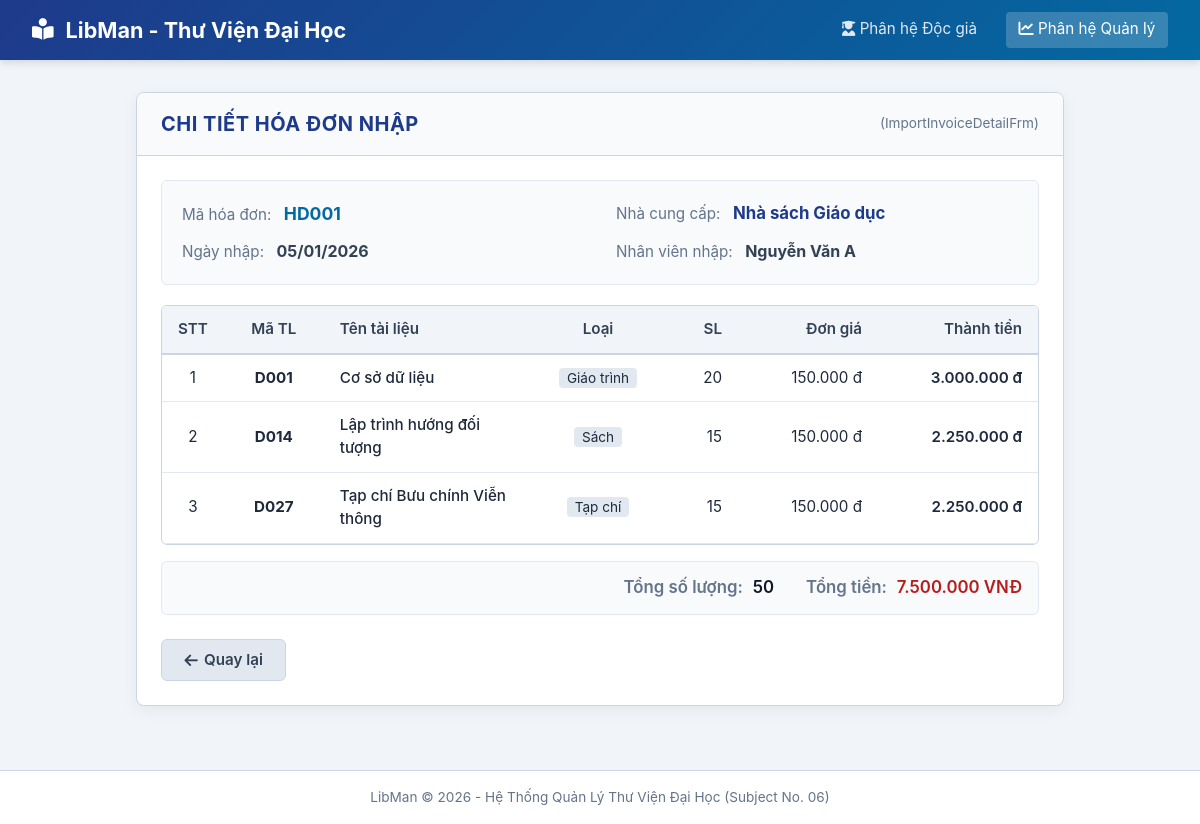
/manager/stats/invoices/1, run on the app's committed database.
### tables this page shows
CREATE TABLE tblImportInvoice (
        ID INTEGER PRIMARY KEY AUTOINCREMENT,
        code TEXT UNIQUE NOT NULL,
        date TEXT NOT NULL,
        tblStaffID INTEGER NOT NULL,
        tblSupplierID INTEGER NOT NULL,
        FOREIGN KEY (tblStaffID) REFERENCES tblStaff(ID),
        FOREIGN KEY (tblSupplierID) REFERENCES tblSupplier(ID)
    );

CREATE TABLE tblSupplier (
        ID INTEGER PRIMARY KEY AUTOINCREMENT,
        code TEXT UNIQUE NOT NULL,
        name TEXT NOT NULL,
        address TEXT,
        phone TEXT,
        email TEXT
    );

CREATE TABLE tblUser (
        ID INTEGER PRIMARY KEY AUTOINCREMENT,
        username TEXT UNIQUE NOT NULL,
        password TEXT NOT NULL,
        fullname TEXT NOT NULL,
        role TEXT NOT NULL
    );

CREATE TABLE tblImportDetail (
        ID INTEGER PRIMARY KEY AUTOINCREMENT,
        quantity INTEGER NOT NULL,
        unitPrice REAL NOT NULL,
        tblImportInvoiceID INTEGER NOT NULL,
        tblDocumentID INTEGER NOT NULL,
        FOREIGN KEY (tblImportInvoiceID) REFERENCES tblImportInvoice(ID),
        FOREIGN KEY (tblDocumentID) REFERENCES tblDocument(ID)
    );

CREATE TABLE tblDocument (
        ID INTEGER PRIMARY KEY AUTOINCREMENT,
        code TEXT UNIQUE NOT NULL,
        name TEXT NOT NULL,
        author TEXT,
        publishYear INTEGER,
        publisher TEXT,
        type TEXT,
        position TEXT
    );

### app.py (the view)
@app.route('/manager/stats/invoices/<int:invoice_id>')
def invoice_detail(invoice_id):
    supplier_id = request.args.get('supplier_id')
    start_date = request.args.get('start_date', '2026-01-01')
    end_date = request.args.get('end_date', '2026-06-30')
    invoice = ImportInvoiceDAO.getInvoiceByID(invoice_id)
    if not invoice:
        flash("Không tìm thấy thông tin hóa đơn!", "danger")
        return redirect(url_for('supplier_stat', start_date=start_date, end_date=end_date))
    invoice.importDate = format_date_display(invoice.importDate)
    details = ImportedDocumentDAO.getByInvoice(invoice_id)
    return render_template('manager/invoice_detail.html',
                           invoice=invoice,
                           details=details,
                           supplier_id=supplier_id,
                           start_date=start_date,
                           end_date=end_date,
                           active_module="manager")

### app.py (called while the page is built)
def format_date_display(date_str):
    if not date_str:
        return ""
    try:
        parts = date_str.split('-')
        if len(parts) == 3:
            return f"{parts[2]}/{parts[1]}/{parts[0]}"
    except Exception:
        pass
    return date_str

### database.py (called while the page is built)
def get_db_connection():
    conn = sqlite3.connect(DB_PATH)
    conn.row_factory = sqlite3.Row
    return conn

### templates/manager/invoice_detail.html (shortened to what this page needs)
{% extends "base.html" %}
{% block content %}
<div class="frm-box">
  <div class="frm-header">
    <h2 class="frm-title">CHI TIẾT HÓA ĐƠN NHẬP</h2>
    <span style="font-size: 0.85rem; color: #64748b;">(ImportInvoiceDetailFrm)</span>
  </div>
  <div class="frm-body">
    <div style="background-color: #f8fafc; border: 1px solid #e2e8f0; border-radius: 6px; padding: 1.25rem; margin-bottom: 1.25rem;">
      <div style="display: grid; grid-template-columns: 1fr 1fr; row-gap: 0.75rem; column-gap: 2rem;">
        <div>
          <span style="color: #64748b; font-size: 0.95rem;">Mã hóa đơn:</span>
          <strong style="color: #0369a1; font-size: 1.1rem; margin-left: 0.5rem;">{{ invoice.code }}</strong>
        </div>
        <div>
          <span style="color: #64748b; font-size: 0.95rem;">Nhà cung cấp:</span>
          <strong style="color: #1e3a8a; font-size: 1.05rem; margin-left: 0.5rem;">{{ invoice.supplierName }}</strong>
        </div>
        <div>
          <span style="color: #64748b; font-size: 0.95rem;">Ngày nhập:</span>
          <strong style="color: #334155; margin-left: 0.5rem;">{{ invoice.importDate }}</strong>
        </div>
        <div>
          <span style="color: #64748b; font-size: 0.95rem;">Nhân viên nhập:</span>
          <strong style="color: #334155; margin-left: 0.5rem;">{{ invoice.staffName }}</strong>
        </div>
      </div>
    </div>
    <div class="table-responsive">
      <table class="data-table" id="tblImportedDoc">
        <thead>
          <tr>
            <th class="text-center" style="width: 50px;">STT</th>
            <th class="text-center" style="width: 100px;">Mã TL</th>
            <th>Tên tài liệu</th>
            <th class="text-center" style="width: 120px;">Loại</th>
            <th class="text-right" style="width: 80px;">SL</th>
            <th class="text-right" style="width: 140px;">Đơn giá</th>
            <th class="text-right" style="width: 160px;">Thành tiền</th>
          </tr>
        </thead>
        <tbody>
          {% if details and details|length > 0 %}
            {% for doc in details %}
            <tr>
              <td class="text-center">{{ loop.index }}</td>
              <td class="text-center"><strong>{{ doc.docCode }}</strong></td>
              <td style="font-weight: 500;">{{ doc.docName }}</td>
              <td class="text-center">
                <span style="background: #e2e8f0; padding: 2px 8px; border-radius: 4px; font-size: 0.85rem;">{{ doc.docType }}</span>
              </td>
              <td class="text-right">{{ doc.quantity }}</td>
              <td class="text-right">{{ "{:,.0f}".format(doc.unitPrice).replace(',', '.') }} đ</td>
              <td class="text-right" style="font-weight: 600;">{{ "{:,.0f}".format(doc.amount).replace(',', '.') }} đ</td>
            </tr>
            {% endfor %}
          {% else %}
            <tr>
              <td colspan="7" class="text-center" style="padding: 2rem; color: #64748b;">
                Không có chi tiết tài liệu trong hóa đơn này.
              </td>
            </tr>
          {% endif %}
        </tbody>
      </table>
    </div>
    <div class="summary-bar">
      <div class="summary-item">
        <span class="label">Tổng số lượng:</span>
        <span class="value">{{ "{:,}".format(invoice.totalQuantity).replace(',', '.') }}</span>
      </div>
      <div class="summary-item">
        <span class="label">Tổng tiền:</span>
        <span class="value highlight">{{ "{:,.0f}".format(invoice.totalAmount).replace(',', '.') }} VNĐ</span>
      </div>
    </div>
    <div class="btn-group">
      <a href="{{ url_for('invoice_list', supplier_id=supplier_id, start_date=start_date, end_date=end_date) }}" class="btn btn-secondary" id="btnBack">
        <i class="fa-solid fa-arrow-left"></i> Quay lại
      </a>
    </div>
  </div>
</div>
{% endblock %}

### static/css/style.css (style rules this page uses)
:root { --primary-color: #1e3a8a; --primary-hover: #1d4ed8; --secondary-color: #0284c7; --bg-color: #f1f5f9; --card-bg: #ffffff; --text-color: #1e293b; --text-muted: #64748b; --border-color: #cbd5e1; --success-color: #10b981; --danger-color: #ef4444; --warning-color: #f59e0b; }
* { box-sizing: border-box; margin: 0; padding: 0; }
body { font-family: -apple-system, BlinkMacSystemFont, "Segoe UI", Roboto, Helvetica, Arial, sans-serif; background-color: var(--bg-color); color: var(--text-color); line-height: 1.5; min-height: 100vh; display: flex; flex-direction: column; }
.frm-box { background: var(--card-bg); border: 1px solid var(--border-color); border-radius: 8px; box-shadow: 0 4px 16px rgba(0,0,0,0.06); overflow: hidden; margin-bottom: 2rem; }
.frm-header { background: #f8fafc; border-bottom: 1px solid var(--border-color); padding: 1rem 1.5rem; display: flex; justify-content: space-between; align-items: center; }
.frm-title { font-size: 1.25rem; font-weight: 700; color: var(--primary-color); text-transform: uppercase; letter-spacing: 0.5px; }
.frm-body { padding: 1.5rem; }
.btn-group { display: flex; gap: 1rem; margin-top: 1.5rem; }
.btn { padding: 0.55rem 1.4rem; font-size: 0.95rem; font-weight: 600; border-radius: 6px; cursor: pointer; text-decoration: none; border: 1px solid transparent; transition: all 0.2s; display: inline-flex; align-items: center; justify-content: center; gap: 0.4rem; }
.btn-secondary { background-color: #e2e8f0; color: #334155; border-color: #cbd5e1; }
.table-responsive { overflow-x: auto; border: 1px solid var(--border-color); border-radius: 6px; background: white; }
.data-table { width: 100%; border-collapse: collapse; text-align: left; font-size: 0.95rem; }
.data-table th, .data-table td { padding: 0.75rem 1rem; border-bottom: 1px solid #e2e8f0; }
.data-table th { background-color: #f1f5f9; font-weight: 600; color: #334155; border-bottom: 2px solid #cbd5e1; }
.text-center { text-align: center; }
.text-right { text-align: right; }
.summary-bar { display: flex; justify-content: flex-end; gap: 2rem; padding: 0.85rem 1rem; background-color: #f8fafc; border: 1px solid #e2e8f0; border-radius: 6px; margin-top: 1rem; font-size: 1.05rem; font-weight: 600; }
.summary-item .label { color: #64748b; margin-right: 0.35rem; }
.summary-item .value { color: #0f172a; }
.summary-item .value.highlight { color: #b91c1c; }

### data on the page
tblImportInvoice: code "HD001", importDate "05/01/2026"
tblSupplier: supplierName "Nhà sách Giáo dục"
tblUser: staffName "Nguyễn Văn A"
tblImportDetail: docCode "D001", docName "Cơ sở dữ liệu", docType "Giáo trình", quantity "20", unitPrice "150.000", amount "3.000.000"
tblImportDetail: docCode "D014", docName "Lập trình hướng đối tượng", docType "Sách", quantity "15", unitPrice "150.000", amount "2.250.000"
tblImportDetail: docCode "D027", docName "Tạp chí Bưu chính Viễn thông", docType "Tạp chí", quantity "15", unitPrice "150.000", amount "2.250.000"

### other printed values
{{ "{:,}".format(invoice.totalQuantity).replace(',', '.') }} "50"
{{ "{:,.0f}".format(invoice.totalAmount).replace(',', '.') }} "7.500.000"
